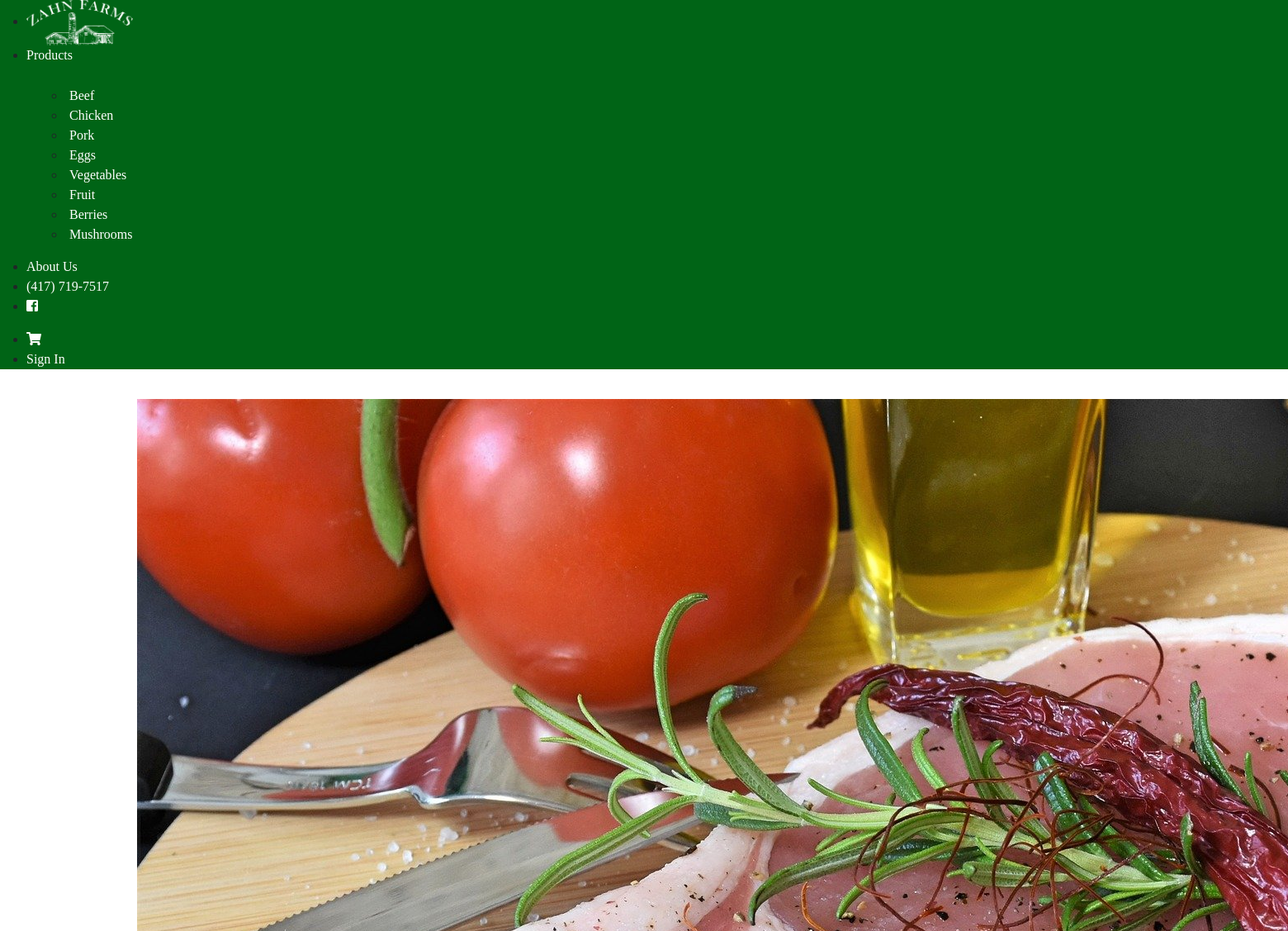
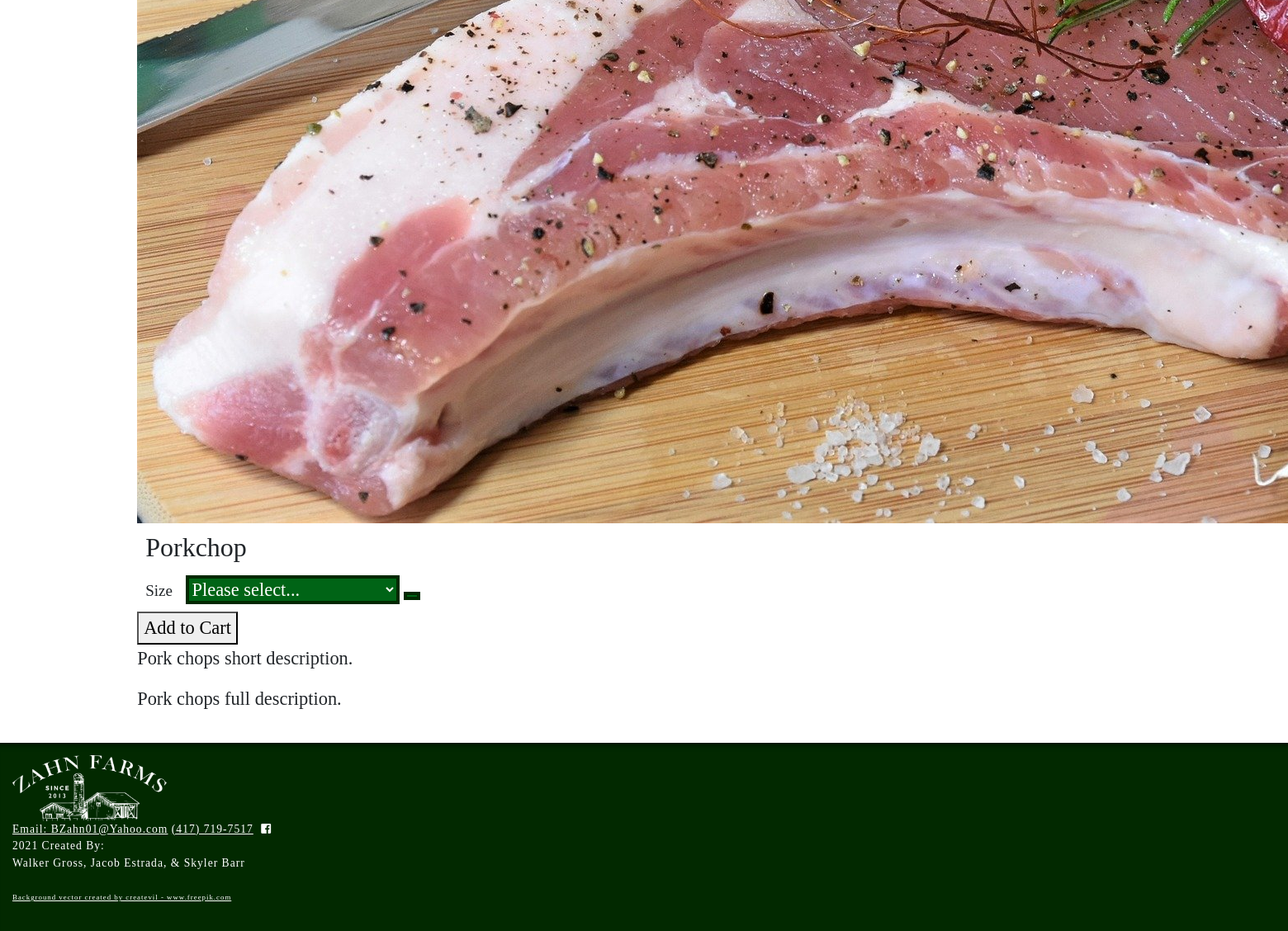
The app's page /product?catID=43&prodID=1 with its own data (2 pictures, top to bottom).
### tables this page shows
CREATE TABLE `categories` (
  `catID` int(11) NOT NULL,
  `catName` varchar(25) NOT NULL,
  `image` varchar(255) NOT NULL,
  `taxRate` decimal(4,3) NOT NULL DEFAULT '0.000',
  `hide` tinyint(1) NOT NULL
);

CREATE TABLE `products` (
  `productID` int(11) NOT NULL,
  `productName` varchar(50) NOT NULL,
  `portionsID` int(11) NOT NULL,
  `price` decimal(10,2) DEFAULT NULL,
  `qty` int(10) DEFAULT NULL,
  `shortDesc` varchar(255) DEFAULT NULL,
  `fullDesc` varchar(255) DEFAULT NULL,
  `catID` int(11) NOT NULL,
  `image` varchar(255) NOT NULL,
  `sizeID` int(11) DEFAULT NULL,
  `outOfSeason` tinyint(1) NOT NULL,
  `hide` tinyint(1) NOT NULL
);

### models/products_db.php (called while the page is built, shortened)
<?php
function getAllCategoriesShow(){
    global $db;
    $sql = "SELECT * FROM categories WHERE hide = 0";
    $qry = $db->query($sql);
    $aryCat = $qry->fetchAll();
    return $aryCat;
}
function prodByID($prodID){
    global $db;
    $sql = "select * from products where productID = $prodID";
    $qry = $db->query($sql);
    $product = $qry->fetch();
    return $product;
}
function sizesByID($sizeID) {
    global $db;
    $sql = "SELECT * FROM sizes WHERE sizeID = $sizeID";
    $qry = $db->query($sql);
    $sizes = $qry->fetchAll();
    return $sizes;
}

### models/requests.php (called while the page is built, shortened)
<?php
$prodID = filter_input(INPUT_GET, "prodID");
?>

### product/product.php (the view, shortened to what this page needs)
<?php
$prod = prodByID($prodID);
$qty = $prod['qty'];
if ($prod['sizeID'] != null) {
  $sizeAry = sizesByID($prod['sizeID']);
  $qty = 0;
  foreach ($sizeAry as $size){
    $qty += $size['qty'];
  }
}
?>
<div class="product-card-full uk-grid-small uk-flex-center uk-text-center" style="width:90%; margin:auto" uk-grid>
  <div class="uk-card uk-card-default uk-width-1-2">
    <img src="../images/<?=$prod['image']?>" alt="<?=$prod['productName']?> Image">
  </div>
  <div class="uk-width-1-2@s">
    <h2>
      <?=$prod['productName']?>
    </h2>
    <form class="uk-form-stacked" action="cart.php" method="post">
      <div class="uk-grid-small uk-child-width-1-1@m uk-flex-center uk-text-center" uk-grid>
        <?php
        if ($prod['outOfSeason'] == 0) {
          if($prod['sizeID'] != null){
          ?>
          <div class="uk-card">
            <div class="size-form" uk-form-custom="target: > * > span:first-child">
              <label class="uk-form-label">Size</label>
              <select id="size" name="size" onchange="sizePrice(this)">
                <option selected disabled hidden>Please select...</option>
              </select>
              <button class="size-button uk-button uk-button-default" type="button" tabindex="-1">
              </button>
            </div>
          </div>
            <?php
          }
            ?>
        <?php
        }
        if ($qty == 0) {
        ?>
        <div class="uk-card">
          <button id="submit add-to-cart-btn" class="uk-button uk-button-default" tabindex="-1" disabled>Out of Stock</button>
        </div>
        <?php
        } else {
        ?>
          <div class="uk-card">
            <button id="submit add-to-cart-btn" class="uk-button uk-button-default" type="submit" tabindex="2">Add to Cart</button>
          </div>
        <?php
        }
        ?>
      </div>
    </form>
    <div class="uk-card uk-card-default uk-card-body uk-width-expand product-desc-short">
    <p><?=$prod['shortDesc']?></p>
  </div>
  </div>
  <div class="uk-card uk-card-default uk-card-body uk-width-expand product-desc-full">
    <p><?=$prod['fullDesc']?></p>
  </div>
</div>

### views/navbar.php (shortened to what this page needs)
<div class="no-print" uk-sticky="sel-target: .uk-navbar-container; cls-active: uk-navbar-sticky">
    <nav class="nav-bar uk-navbar-container" uk-navbar>
        <div class="uk-navbar-left">
            <ul class="uk-navbar-nav">
                <li>
                    <a class="uk-logo" style="min-width:177px;" href="../product/">
                        <img style="" src="../images/Logo.png" alt="Zahn Farms Logo">
                    </a>
                </li>
                <li>
                    <a href="../product/">Products</a>
                    <div class="uk-navbar-dropdown" delay-hide="250">
                        <ul class="uk-nav uk-navbar-dropdown-nav">
                            <?php
                            $aryCat = getAllCategoriesShow();
                            foreach($aryCat as $cat){
                            ?>
                            <li><a href="../product?catID=<?=$cat['catID']?>"><?=$cat['catName']?></a></li>
                            <?php
                            }
                            ?>
                        </ul>
                    </div>
                </li>
                <li><a href="../aboutUs/aboutUs.php">About Us</a></li>
                <li><a href="tel:417-719-7517" class="navContact">(417) 719-7517</a></li>
                <li><a href="https://www.facebook.com/ZahnFarms/" target="_blank"><i
                            class="fab fa-facebook-square"></i></a></li>
            </ul>
        </div>
        <div class="uk-navbar-right">
            <ul class="uk-navbar-nav">
                <li><a href="../product/cart.php"><i class="fas fa-shopping-cart"></i></a></li>
                <li><a href="../admin/">Sign In</a></li>
            </ul>
        </div>
    </nav>
</div>

### views/styles.css (style rules this page uses)
:root { --primary-green: #006416; --secondary-green: #18890B; --dark-green: #022900; }
html, body { background-image: url("../images/barnWood.jpg"); background-size: cover; padding:0px; font-family: "Caveat Brush", cursive; }
body { display: flex; flex-direction: column; min-height: 100vh; }
.uk-navbar-container { background-color: var(--primary-green) !important; }
.uk-navbar-nav>li>a { font-family: 'Libre Baskerville', serif; font-weight: 500; font-size: 1em; }
.uk-navbar-dropdown { background-color: var(--primary-green); font-family: 'Libre Baskerville', cursive; padding: 15px; margin-top:10px; }
.uk-navbar-dropdown-nav>li>a { padding-left:5px; }
nav a, nav a:hover { color: white !important; text-decoration: none; }
nav img { height:55px; width: 129px; }
.uk-card { font-family: 'Caveat Brush', cursive; font-size: 1.4em; background-color: rgba(1,1,1,0); box-shadow: none; }
.product-card-full :is(h2, h3, label) { font-family: 'Caveat Brush', cursive; margin:10px; }
.product-card-full label { font-size: .85em; }
.size-button, #size { background-color: var(--primary-green); color: white; border: var(--dark-green) solid 4px; }
.no-print { display: block; }

### records on screen
categories: catName "Beef"
categories: catName "Chicken"
categories: catName "Pork"
categories: catName "Eggs"
categories: catName "Vegetables"
categories: catName "Fruit"
categories: catName "Berries"
categories: catName "Mushrooms"
products: image+productName (picture), productName "Porkchop", shortDesc "Pork chops short description.", fullDesc "Pork chops full description."
